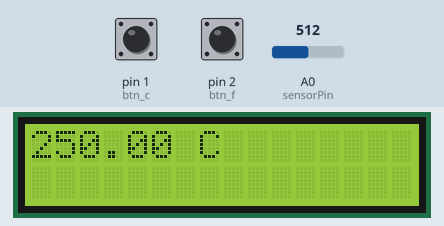
Bench run of a sketch on a simulated Arduino Uno, built with avr-gcc and run on an emulated ATmega328P. Shown: 16×2 character LCD. The test bench sets the inputs (shaded band); at power-on: pin 2 (btn_f) LOW, A0 (sensorPin) = 512, pin 1 (btn_c) LOW.

Above: at 1.2 s.
1.3 s: pin 2 (btn_f) pulled HIGH for 0.15 s
At 2.7 s:
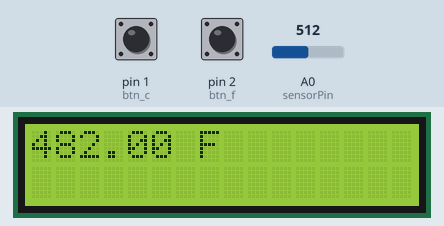
3.0 s: A0 (sensorPin) set to 716
At 4.1 s:
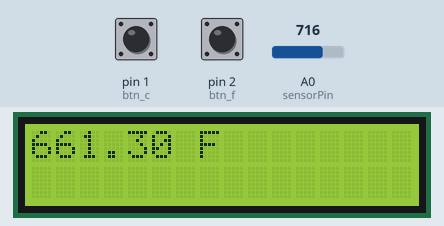
4.5 s: pin 1 (btn_c) pulled HIGH for 0.15 s
At 5.2 s:
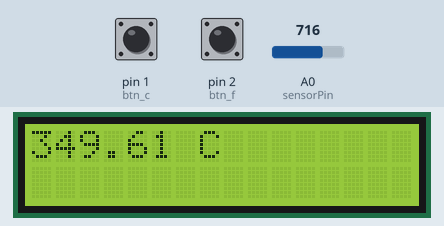
6.1 s: A0 (sensorPin) set to 900
At 6.6 s:
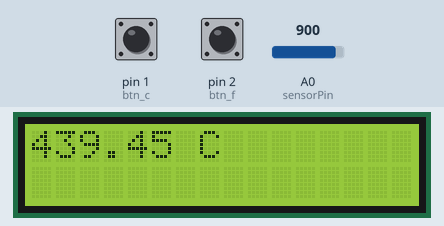
7.8 s: pin 2 (btn_f) pulled HIGH for 1 s
At 9.0 s:
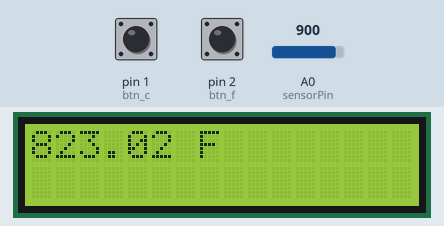
10.3 s: A0 (sensorPin) set to 1023
At 11.0 s:
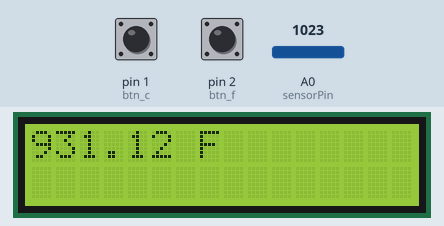
Timing chart, 0 to 13.0 s (numbered marks = the images above; inputs shaded):
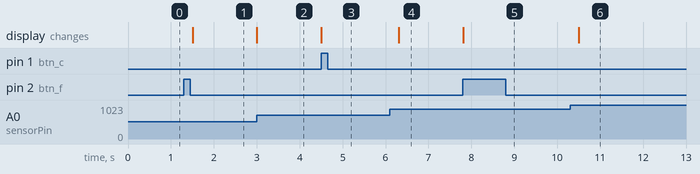

The sketch:

bai_9.ino
```cpp
#include <LiquidCrystal.h>

LiquidCrystal lcd(12, 11, 6, 5 , 4, 3);
int sensorPin = A0;
int btn_c=1;
int btn_f=2;
int pre_btn_c=LOW;
int pre_btn_f=LOW;
bool status=true;
unsigned long long pre_time=0;

void setup() {
  lcd.begin(16, 2);
  pinMode(btn_c, INPUT);
  pinMode(btn_f, INPUT);
  lcd.clear();
  lcd.setCursor(0,0);
  int reading = analogRead(sensorPin);
  float voltage = reading * 5.0/1024.0;
  float temp = voltage * 100.0;
  float tempF = (temp*1.8)+32;
  lcd.print(temp);
  lcd.println(" C");
}

void loop() {
  unsigned long long cur_time=millis();
  int reading = analogRead(sensorPin);
  float voltage = reading * 5.0/1024.0;
  float temp = voltage * 100.0;
  float tempF = (temp*1.8)+32;

  int status_btn_c=digitalRead(btn_c);
  int status_btn_f=digitalRead(btn_f);

  if(status_btn_c==HIGH&&pre_btn_c==LOW){
    status=true;
  }
  pre_btn_c=status_btn_c;

  if(status_btn_f==HIGH&&pre_btn_f==LOW){
    status=false;
  }
  pre_btn_f=pre_btn_f;

  if(cur_time-pre_time>=300){
    lcd.clear();
    lcd.setCursor(0,0);
    if(status){
      lcd.print(temp);
      lcd.println(" C");
    }else{
      lcd.print(tempF);
      lcd.println(" F");
    }
    pre_time=cur_time;
  }
}
```

Measured:
- after the input at 1.3 s, the display: changes after 0.20 s (image 1)
- after the input at 3.0 s, the display: changes at once (image 2)
- after the input at 4.5 s, the display: changes at once (image 3)
- after the input at 6.1 s, the display: changes after 0.21 s (image 4)
- after the input at 7.8 s, the display: changes at once (image 5)
- after the input at 10.3 s, the display: changes after 0.20 s (image 6)
